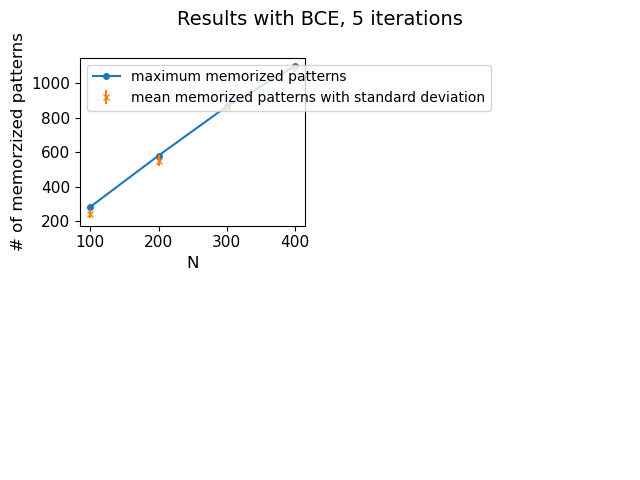

Source code (Python):
# -*- coding: utf-8 -*-
"""
Created on Sun Nov 26 17:12:11 2023

@author: chris
"""

import matplotlib.pyplot as plt
import sys

variance_iterations = 5

#  simple loss
# at N200 i increased best_loss - avg_loss from < 10 ** -4 to < 10**-5
# N =                  [10, 20, 30, 40, 50, 75 , 100, 200, 250, 400, 600, 800, 1000, 2000 ]
# number_of_patterns = [10, 30, 50, 70, 90, 160, 260, 520, 610, 975, 1280, 1720, 2030, 2500 ]

############### simple loss ############
sparsity = 0.1

N = []
number_of_patterns = []
mean_of_patterns = []
std = []
dataset_size = []

N.append(100)
number_of_patterns.append(283)
mean_of_patterns.append(243)
std.append(23.95)
dataset_size.append(300)

N.append(200)
number_of_patterns.append(580)
mean_of_patterns.append(550)
std.append(32)
dataset_size.append(600)

# N.append(300)
# number_of_patterns.append()
# mean_of_patterns.append()
# std.append()
# dataset_size.append()

# N.append(400)
# number_of_patterns.append()
# mean_of_patterns.append()
# std.append()
# dataset_size.append()

plt.close("all")
plt.subplot(2, 2, 1)
plt.suptitle("Results with BCE, {} iterations".format(variance_iterations), fontsize=14)
plt.plot(N, number_of_patterns, marker = 'o', ms = 4, label="maximum memorized patterns")
plt.errorbar(N, mean_of_patterns, std, linestyle='None', marker = 'x', ms = 4, label="mean memorized patterns with standard deviation")
plt.legend(loc="upper left")
# plt.title("", fontsize=14)
plt.ylabel("# of memorzized patterns", fontsize=12)
plt.xlabel("N", fontsize=12)
plt.tick_params(axis='both', labelsize=11)
plt.savefig("memoryPlot" + ".png")

plt.subplot(2, 2, 2)
plt.plot(N, [i / j for i, j in zip(number_of_patterns, N)], marker = 'o', ms = 4)
# plt.title("", fontsize=14)
plt.ylabel("# of memorized patterns / N", fontsize=12)
plt.xlabel("N", fontsize=12)
plt.tick_params(axis='both', labelsize=11)
plt.savefig("slope" + ".png")

plt.subplot(2, 2, 3)
plt.plot(N, [i / j**2 for i, j in zip(number_of_patterns, N)], marker = 'o', ms = 4)
# plt.title("", fontsize=14)
plt.ylabel("# of memorized patterns / $N^2$", fontsize=12)
plt.xlabel("N", fontsize=12)
plt.tick_params(axis='both', labelsize=11)
plt.savefig("mByN2" + ".png")

# sys.exit()

##### custom loss ###############
tolerance = 0.1
sparsity = 0.1
N = []
number_of_patterns = []
mean_of_patterns = []
std = []
dataset_size = []

N.append(100)
number_of_patterns.append(337)
mean_of_patterns.append(305)
std.append(24)
dataset_size.append(350)

N.append(200)
number_of_patterns.append(653)
mean_of_patterns.append(0)
std.append(5)

# N.append(300)
# number_of_patterns.append()
# mean_of_patterns.append()
# std.append()
# dataset_size.append()

# N.append(400)
# number_of_patterns.append()
# mean_of_patterns.append()
# std.append()
# dataset_size.append()

plt.figure()
plt.subplot(2, 2, 1)
plt.suptitle("Results with custom BCE, {} iterations".format(variance_iterations), fontsize=14)
plt.plot(N, number_of_patterns, marker = 'o', ms = 4, label="maximum memorized patterns")
plt.errorbar(N, mean_of_patterns, std, linestyle='None', marker = 'x', ms = 4, label="mean memorized patterns with standard deviation")
plt.legend(loc="upper left")
# plt.title("", fontsize=14)
plt.ylabel("# of memorzized patterns", fontsize=12)
plt.xlabel("N", fontsize=12)
plt.tick_params(axis='both', labelsize=11)
plt.savefig("memoryPlotCustom" + ".png")

plt.subplot(2, 2, 2)
plt.plot(N, [i / j for i, j in zip(number_of_patterns, N)], marker = 'o', ms = 4)
# plt.title("", fontsize=14)
plt.ylabel("# of memorized patterns / N", fontsize=12)
plt.xlabel("N", fontsize=12)
plt.tick_params(axis='both', labelsize=11)
plt.savefig("slopeCustom" + ".png")

plt.subplot(2, 2, 3)
plt.plot(N, [i / j**2 for i, j in zip(number_of_patterns, N)], marker = 'o', ms = 4)
# plt.title("", fontsize=14)
plt.ylabel("# of memorized patterns / $N^2$", fontsize=12)
plt.xlabel("N", fontsize=12)
plt.tick_params(axis='both', labelsize=11)
plt.savefig("mByN2Custom" + ".png")